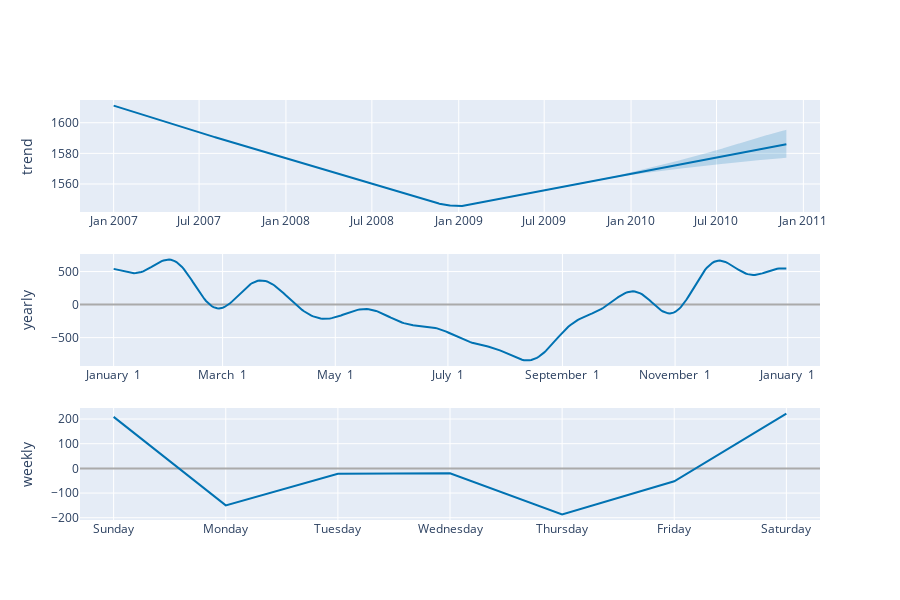

This figure's notebook cell:
### Code cell
from prophet.plot import plot_plotly, plot_components_plotly
plot_components_plotly(prophet_model, forecast)

### Figure 1 — Plotly figure (JSON) as saved in the notebook; plotly's stock layout.template omitted (floating-point values rounded to 4 significant figures; data arrays with more than 128 entries replaced by an {"elided": "..."} marker saying what was removed)
{"data": [{"line": {"color": "#0072B2", "width": 2}, "mode": "lines", "name": "trend", "type": "scatter", "x": {"elided": "1426 str values"}, "xaxis": "x", "y": {"elided": "1426 float values"}, "yaxis": "y"}, {"line": {"color": "rgba(0, 114, 178, 0.2)", "width": 0}, "mode": "lines", "name": "trend_upper", "type": "scatter", "x": {"elided": "1426 str values"}, "xaxis": "x", "y": {"elided": "1426 float values"}, "yaxis": "y"}, {"fill": "tonexty", "fillcolor": "rgba(0, 114, 178, 0.2)", "line": {"color": "rgba(0, 114, 178, 0.2)", "width": 0}, "mode": "lines", "name": "trend_lower", "type": "scatter", "x": {"elided": "1426 str values"}, "xaxis": "x", "y": {"elided": "1426 float values"}, "yaxis": "y"}, {"line": {"color": "#0072B2", "width": 2}, "mode": "lines", "name": "yearly", "type": "scatter", "x": {"elided": "365 str values"}, "xaxis": "x2", "y": {"elided": "365 float values"}, "yaxis": "y2"}, {"line": {"color": "#0072B2", "width": 2}, "mode": "lines", "name": "weekly", "type": "scatter", "x": ["2017-01-01T00:00:00", "2017-01-02T00:00:00", "2017-01-03T00:00:00", "2017-01-04T00:00:00", "2017-01-05T00:00:00", "2017-01-06T00:00:00", "2017-01-07T00:00:00"], "xaxis": "x3", "y": [208.7, -149.9, -21.83, -20.0, -186.5, -52.47, 222.0], "yaxis": "y3"}], "layout": {"height": 600, "showlegend": false, "width": 900, "xaxis": {"anchor": "y", "domain": [0, 1], "range": ["2006-10-21T18:00:00", "2011-02-05T06:00:00"], "type": "date"}, "xaxis2": {"anchor": "y2", "domain": [0, 1], "range": ["2016-12-13T18:54:02.958904", "2018-01-18T11:04:57.863013"], "tickformat": "%B %e", "type": "date"}, "xaxis3": {"anchor": "y3", "domain": [0, 1], "range": ["2016-12-31T16:48:00", "2017-01-07T07:12:00"], "tickformat": "%A", "type": "date"}, "yaxis": {"anchor": "x", "domain": [0.7333, 1], "rangemode": "normal", "title": {"text": "trend"}, "zerolinecolor": "#AAA"}, "yaxis2": {"anchor": "x2", "domain": [0.3667, 0.6333], "title": {"text": "yearly"}, "zerolinecolor": "#AAA"}, "yaxis3": {"anchor": "x3", "domain": [0, 0.2667], "title": {"text": "weekly"}, "zerolinecolor": "#AAA"}}}
